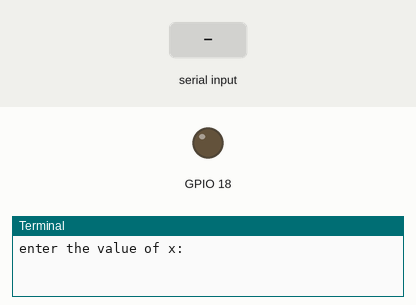
Recording of a program running on a simulated Raspberry Pi (BCM pin numbers). Parts: output pins drawn as LEDs (lit = HIGH), the last lines printed to the terminal. Dashed ring = blinking. The inputs (shaded band) are chosen by the test bench. At 11.3 s the program stops and its outputs stay as they are.

Above: at 1.2 s.
1.3 s: "5" typed at the terminal, then Enter
At 2.1 s:
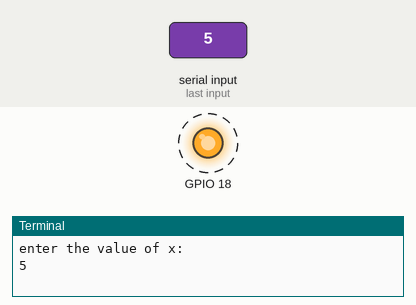
Timing chart, 0 to 11.8 s (numbered marks = the images above; inputs shaded):
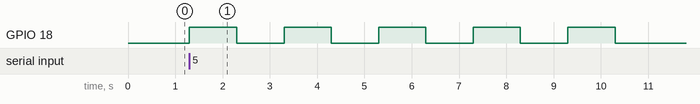

The program:

P3.toggle_n_times_with_user_input.py
```python
import RPi.GPIO as GPIO
import time
GPIO.setmode(GPIO.BCM)
GPIO.setwarnings(False)
GPIO.setup(18,GPIO.OUT)

x=int(input("enter the value of x: "))

for i in range(x):
    GPIO.output(18,GPIO.HIGH)
    time.sleep(1)
    GPIO.output(18,GPIO.LOW)
    time.sleep(1)
```

Measured:
- after the input at 1.3 s, GPIO 18: alternates HIGH for 1.0 s and LOW for 1.0 s, starting at once
